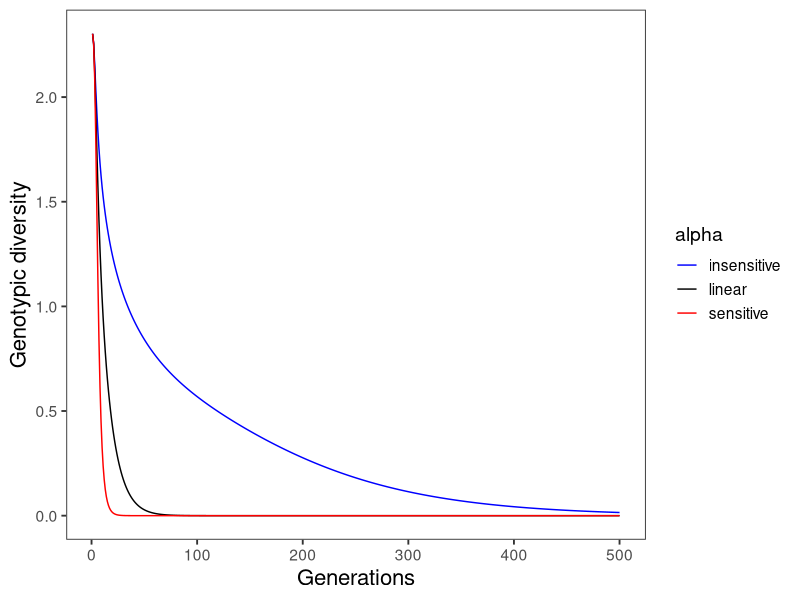

R code for this plot:

library(vegan)
library(ggplot2)


# Fitness function
f = function(d, alpha, beta=-1) {
  beta * d ^ (1 / alpha) + 1
}

# Resistance values for each genotype
R = seq(0, 1, length=10)

# Damage values for each genotype
D = 1 - R

# Initial frequencies
fr_0 = rep(0.1, length=10)

# Number generations
g = 500

# alphas
alphas = c(0.5, 1, 2)

# diversities
s_mat = matrix(-1, nrow=g, ncol=length(alphas))

for(shape in 1:3) {

# alpha
alpha = alphas[shape]

# Frequency time series
fr = matrix(-1, nrow=g, ncol=10)
fr[1, ] = fr_0

# Shannon diversity time series
s = vector(mode='numeric')
s[1] = diversity(fr[1, ], index = 'shannon')

# Fitnesses of each genotype
w_i = exp(f(D, alpha=alpha))

# Simulation
for(i in 2:g) {

  # Use discrete time replicator equation to calc frequencies in next gen
  fr[i, ] = (fr[i-1, ] * w_i) / sum(fr[i-1, ] * w_i)

  # Calculate diversity
  s[i] = diversity(fr[i, ], index = 'shannon')
}

s_mat[, shape] = s

}

# Make data frame for plotting

dplot = data.frame(time = rep(1:g, length(alphas)),
    alpha = rep(c('insensitive', 'linear', 'sensitive'), each = g),
    diversity=c(s_mat[, 1], s_mat[, 2], s_mat[, 3])
)


# Plot


ggplot(data=dplot, aes(x=time, y=diversity, color=alpha)) +
  geom_line() +
  scale_color_manual(values = c('blue', 'black', 'red')) +
  xlab('Generations') +
  ylab('Genotypic diversity') +
  theme_bw(base_size = 14) +
  theme(
    axis.title = element_text(size = 16),
    panel.grid = element_blank()
  )

